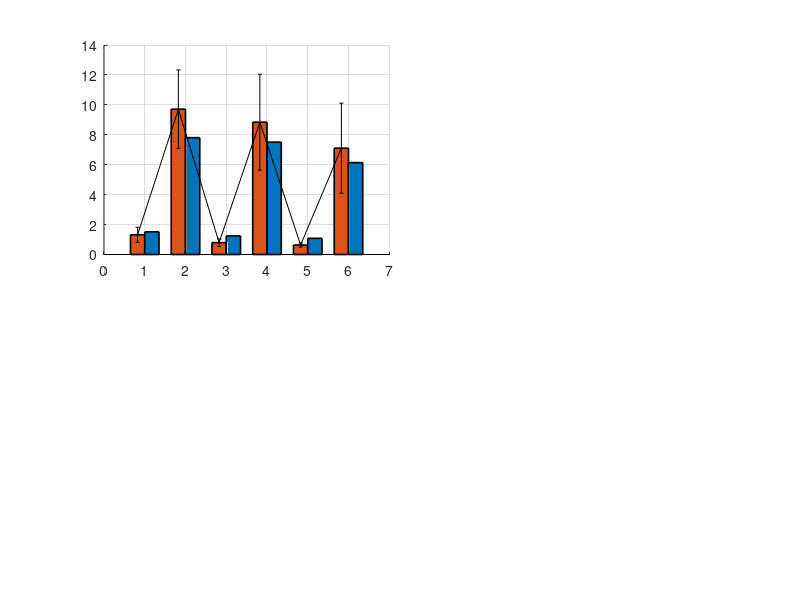

This figure's MATLAB source: (Note: this script raises an error after producing the figure.)
%==========================================================================
% Function: main_Figure_5A
% Purpose: Grouped bar plot with error bars (mean ± standard deviation)
%          for circulating neutrophil counts at predefined time points.
%          Patients are split into Severe and Moderate groups.
% Data file required: Data_neutrophil.mat
%==========================================================================
function main_Figure_5A(outputDir)
    % Handle input arguments for output directory
    if nargin < 1
        outputDir = 'Figure';
    end

    % Load experimental neutrophil data
    load('Data_neutrophil.mat')
    neutrophil = Data_neutrophil./1.4; % Convert: 5L total blood volume, 70 kg body weight

    % Patient index grouping
    rows_group1 = [1,2,3,5,7,8,12,13,19,22,24,25,30];
    rows_group2 = setdiff(1:30, rows_group1);
    all_patients = 1:30;

    % Predefined observation time points
    T_indices = [0, 4, 21, 25, 42, 46];
    n_time = length(T_indices);

    % Preallocate arrays for mean and standard deviation
    mean_vals_group1 = zeros(1, n_time);
    mean_vals_group2 = zeros(1, n_time);
    std_vals_group1  = zeros(1, n_time);
    std_vals_group2  = zeros(1, n_time);
    data_group1      = [];
    data_group2      = [];

    for col = 1:n_time
        % Group1: Severe
        current_col1 = neutrophil(rows_group1, col);
        data_group1(:,col) = current_col1;
        valid_data1 = current_col1(~isnan(current_col1));
        mean_vals_group1(col) = mean(valid_data1);
        std_vals_group1(col)  = std(valid_data1);

        % Group2: Moderate
        current_col2 = neutrophil(rows_group2, col);
        data_group2(:,col) = current_col2;
        valid_data2 = current_col2(~isnan(current_col2));
        mean_vals_group2(col) = mean(valid_data2);
        std_vals_group2(col)  = std(valid_data2);
    end

    % Plot grouped bar chart with error bars (mean ± SD)
    fig = figure('Position',[50 50 1400 1000]);
    subplot(2,4,[1,2])
    hold on; grid on;
    width = 0.35;
    x = 1:n_time;
    
    bar1 = bar(x - width/2, mean_vals_group1, width, 'FaceColor', [0.85 0.33 0.10], 'EdgeColor', 'k', 'LineWidth', 1.2);
    bar2 = bar(x + width/2, mean_vals_group2, width, 'FaceColor', [0.0 0.45 0.74], 'EdgeColor', 'k', 'LineWidth', 1.2);

    % Error bar without connecting line
    errorbar(x - width/2, mean_vals_group1, std_vals_group1, 'k','Linestyle','none', 'LineWidth', 1.5, 'CapSize', 6);
    errorbar(x + width/2, mean_vals_group2, std_vals_group2, 'k','Linestyle','none', 'LineWidth', 1.5, 'CapSize', 6);

    % Axis settings
    set(gca, 'XTick', x, 'XTickLabel', T_indices, 'FontSize', 22, 'FontName', 'Arial');
    xlabel('Time (days)', 'FontSize', 22);
    ylabel('Neutrophil count', 'FontSize', 22);
    legend('Severe', 'Moderate', 'Location', 'best', 'FontSize', 16);
    set(gca, 'LineWidth', 1.5);
    box on
    legend box off
    ylim([0, max([mean_vals_group1 + std_vals_group1, mean_vals_group2 + std_vals_group2]) * 1.3]);
    hold off;

    % -------- Save Figure --------
    if ~isempty(outputDir)
        if ~exist(outputDir, 'dir')
            mkdir(outputDir);
        end
        outFile = fullfile(outputDir, 'Figure_5A.png');
        exportgraphics(fig, outFile, 'Resolution', 300);
        fprintf('Saved: %s\n', outFile);
    end
end
